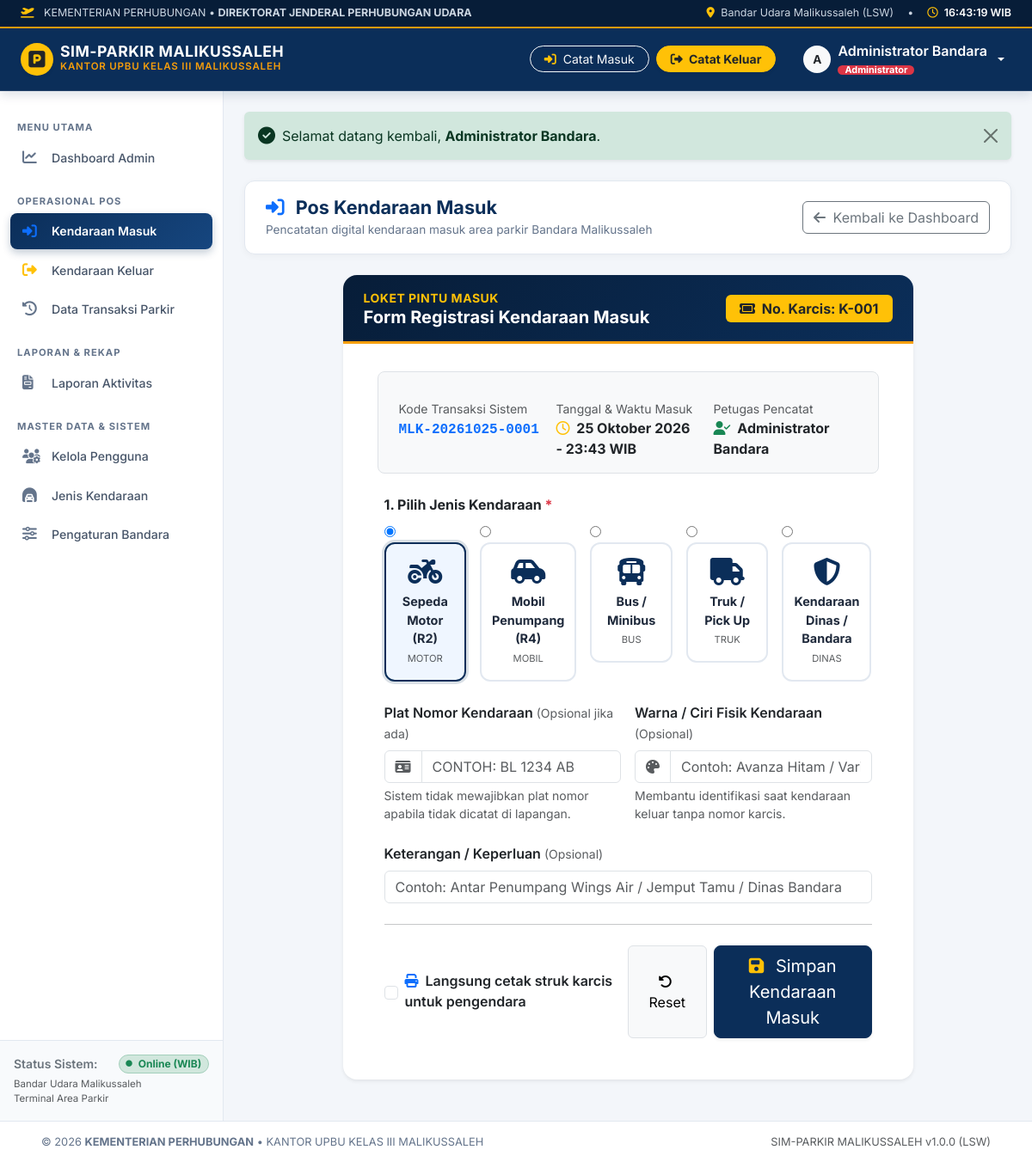
The app's page /petugas/masuk.php (signed in) with its own data.
### tables this page shows
CREATE TABLE `jenis_kendaraan` (
    `id` INT AUTO_INCREMENT PRIMARY KEY,
    `nama_jenis` VARCHAR(50) NOT NULL,
    `kode_kategori` VARCHAR(20) NOT NULL UNIQUE,
    `icon_class` VARCHAR(50) DEFAULT 'fa-solid fa-car',
    `warna_badge` VARCHAR(30) DEFAULT 'primary',
    `urutan` INT DEFAULT 1,
    `status` ENUM('aktif', 'nonaktif') NOT NULL DEFAULT 'aktif',
    `created_at` DATETIME DEFAULT CURRENT_TIMESTAMP
);

### petugas/masuk.php (the view, shortened to what this page needs)
<?php
$pdo = getDB();
$now_time = date('H:i');
$stmt_jenis = $pdo->query("SELECT * FROM jenis_kendaraan WHERE status = 'aktif' ORDER BY urutan ASC");
$jenis_list = $stmt_jenis->fetchAll();
$next_kode = generate_kode_transaksi($pdo);
$next_karcis = generate_nomor_karcis($pdo);
require_once __DIR__ . '/../includes/header.php';
?>
<div class="page-header-box">
    <div>
        <h1 class="page-header-title">
            <i class="fa-solid fa-right-to-bracket text-primary me-2"></i> Pos Kendaraan Masuk
        </h1>
        <div class="page-header-subtitle">
            Pencatatan digital kendaraan masuk area parkir Bandara Malikussaleh
        </div>
    </div>
    <a href="<?= BASE_URL ?>/petugas/dashboard.php" class="btn btn-outline-secondary">
        <i class="fa-solid fa-arrow-left me-1"></i> Kembali ke Dashboard
    </a>
</div>
<div class="row justify-content-center">
    <div class="col-lg-10 col-xl-9">
        <div class="card border-0 shadow-sm rounded-4 overflow-hidden mb-4">
            <div class="bg-primary text-white p-3 px-4 d-flex justify-content-between align-items-center" style="background: linear-gradient(135deg, #071d38 0%, #0b2e59 100%) !important; border-bottom: 3px solid #f59e0b;">
                <div>
                    <div class="small text-warning text-uppercase fw-bold" style="letter-spacing: 0.5px;">Loket Pintu Masuk</div>
                    <h5 class="mb-0 fw-bold">Form Registrasi Kendaraan Masuk</h5>
                </div>
                <div class="text-end">
                    <span class="badge bg-warning text-dark px-3 py-2 fs-6 fw-bold">
                        <i class="fa-solid fa-ticket me-1"></i> No. Karcis: <?= $next_karcis ?>
                    </span>
                </div>
            </div>
            <div class="card-body p-4 p-md-5">
                <form action="" method="POST" id="formMasuk">
                    <div class="row g-3 p-3 bg-light rounded-3 border mb-4">
                        <div class="col-md-4">
                            <label class="small text-muted d-block">Kode Transaksi Sistem</label>
                            <span class="fw-bold text-primary font-monospace"><?= $next_kode ?></span>
                        </div>
                        <div class="col-md-4">
                            <label class="small text-muted d-block">Tanggal & Waktu Masuk</label>
                            <span class="fw-bold text-dark"><i class="fa-regular fa-clock me-1 text-warning"></i> <?= format_tanggal_indo($today) ?> - <?= $now_time ?> WIB</span>
                        </div>
                        <div class="col-md-4">
                            <label class="small text-muted d-block">Petugas Pencatat</label>
                            <span class="fw-bold text-dark"><i class="fa-solid fa-user-check me-1 text-success"></i> <?= e($_SESSION['user_nama']) ?></span>
                        </div>
                    </div>
                    <div class="mb-4">
                        <label class="form-label fw-bold text-dark fs-6 mb-2">
                            1. Pilih Jenis Kendaraan <span class="text-danger">*</span>
                        </label>
                        <div class="row g-3">
                            <?php foreach ($jenis_list as $index => $j): ?>
                                <div class="col-6 col-md-4 col-lg">
                                    <label class="w-100 mb-0">
                                        <input type="radio" name="jenis_kendaraan_id" value="<?= $j['id'] ?>" class="vehicle-radio" <?= $index === 0 ? 'checked' : '' ?> required>
                                        <div class="btn-vehicle-select <?= $index === 0 ? 'selected' : '' ?>">
                                            <i class="<?= e($j['icon_class']) ?> v-icon"></i>
                                            <span class="v-name"><?= e($j['nama_jenis']) ?></span>
                                            <small class="text-muted mt-1" style="font-size: 0.7rem;"><?= e($j['kode_kategori']) ?></small>
                                        </div>
                                    </label>
                                </div>
                            <?php endforeach; ?>
                        </div>
                    </div>
                    <div class="row g-3 mb-4">
                        <div class="col-md-6">
                            <label for="plat_nomor" class="form-label fw-semibold text-dark">
                                Plat Nomor Kendaraan <span class="text-muted small fw-normal">(Opsional jika ada)</span>
                            </label>
                            <div class="input-group">
                                <span class="input-group-text bg-white"><i class="fa-solid fa-id-card text-muted"></i></span>
                                <input type="text" class="form-control text-uppercase" id="plat_nomor" name="plat_nomor" placeholder="Contoh: BL 1234 AB" autocomplete="off">
                            </div>
                            <div class="form-text small text-muted">Sistem tidak mewajibkan plat nomor apabila tidak dicatat di lapangan.</div>
                        </div>
                        <div class="col-md-6">
                            <label for="ciri_kendaraan" class="form-label fw-semibold text-dark">
                                Warna / Ciri Fisik Kendaraan <span class="text-muted small fw-normal">(Opsional)</span>
                            </label>
                            <div class="input-group">
                                <span class="input-group-text bg-white"><i class="fa-solid fa-palette text-muted"></i></span>
                                <input type="text" class="form-control" id="ciri_kendaraan" name="ciri_kendaraan" placeholder="Contoh: Avanza Hitam / Vario Putih" autocomplete="off">
                            </div>
                            <div class="form-text small text-muted">Membantu identifikasi saat kendaraan keluar tanpa nomor karcis.</div>
                        </div>
                    </div>
                    <div class="mb-4">
                        <label for="keterangan" class="form-label fw-semibold text-dark">
                            Keterangan / Keperluan <span class="text-muted small fw-normal">(Opsional)</span>
                        </label>
                        <input type="text" class="form-control" id="keterangan" name="keterangan" placeholder="Contoh: Antar Penumpang Wings Air / Jemput Tamu / Dinas Bandara" autocomplete="off">
                    </div>
                    <hr class="my-4">
                    <div class="d-flex flex-column flex-sm-row justify-content-between gap-3">
                        <div class="form-check d-flex align-items-center">
                            <input class="form-check-input me-2" type="checkbox" name="cetak_karcis" id="cetak_karcis" value="1">
                            <label class="form-check-label fw-semibold text-dark" for="cetak_karcis">
                                <i class="fa-solid fa-print me-1 text-primary"></i> Langsung cetak struk karcis untuk pengendara
                            </label>
                        </div>
                        <div class="d-flex gap-2">
                            <button type="reset" class="btn btn-light border px-4">
                                <i class="fa-solid fa-rotate-left me-1"></i> Reset
                            </button>
                            <button type="submit" name="simpan_masuk" value="1" class="btn btn-primary btn-lg px-4 shadow-sm" style="background: #0b2e59; border-color: #0b2e59;">
                                <i class="fa-solid fa-floppy-disk me-2 text-warning"></i> Simpan Kendaraan Masuk
                            </button>
                        </div>
                    </div>
                </form>
            </div>
        </div>
    </div>
</div>
<?php require_once __DIR__ . '/../includes/footer.php'; ?>

### assets/css/kemenhub-theme.css (style rules this page uses)
:root { --kemenhub-navy: #0b2e59; --kemenhub-navy-dark: #071d38; --kemenhub-navy-light: #16467f; --kemenhub-gold: #f59e0b; --kemenhub-gold-hover: #d97706; --kemenhub-gold-soft: #fef3c7; --kemenhub-sky: #0ea5e9; --kemenhub-bg: #f3f6fa; --kemenhub-card-bg: #ffffff; --kemenhub-border: #e2e8f0; --kemenhub-text: #1e293b; --kemenhub-text-muted: #64748b; --sidebar-width: 260px; }
body { font-family: 'Inter', system-ui, -apple-system, BlinkMacSystemFont, "Segoe UI", Roboto, sans-serif; background-color: var(--kemenhub-bg); color: var(--kemenhub-text); min-height: 100vh; display: flex; flex-direction: column; }
.page-header-box { background: #ffffff; border-radius: 12px; padding: 18px 24px; margin-bottom: 24px; box-shadow: 0 2px 8px rgba(0, 0, 0, 0.04); border: 1px solid var(--kemenhub-border); display: flex; justify-content: space-between; align-items: center; flex-wrap: wrap; gap: 12px; }
.page-header-title { font-size: 1.35rem; font-weight: 700; color: var(--kemenhub-navy); margin-bottom: 2px; }
.page-header-subtitle { font-size: 0.85rem; color: var(--kemenhub-text-muted); }
.btn-vehicle-select { padding: 16px 12px; border-radius: 12px; border: 2px solid var(--kemenhub-border); background: #ffffff; text-align: center; cursor: pointer; transition: all 0.2s ease; display: flex; flex-direction: column; align-items: center; justify-content: center; width: 100%; }
.btn-vehicle-select.selected, .vehicle-radio:checked + .btn-vehicle-select { border-color: var(--kemenhub-navy); background: #eff6ff; box-shadow: 0 0 0 3px rgba(11, 46, 89, 0.15); }
.btn-vehicle-select .v-icon { font-size: 2rem; color: var(--kemenhub-navy); margin-bottom: 8px; }
.btn-vehicle-select .v-name { font-weight: 700; font-size: 0.9rem; color: var(--kemenhub-text); }

### records on screen
jenis_kendaraan: nama_jenis "Sepeda Motor (R2)", kode_kategori "MOTOR"
jenis_kendaraan: nama_jenis "Mobil Penumpang (R4)", kode_kategori "MOBIL"
jenis_kendaraan: nama_jenis "Bus / Minibus", kode_kategori "BUS"
jenis_kendaraan: nama_jenis "Truk / Pick Up", kode_kategori "TRUK"
jenis_kendaraan: nama_jenis "Kendaraan Dinas / Bandara", kode_kategori "DINAS"

### other values on screen
INSTANSI_NAME "KEMENTERIAN PERHUBUNGAN"
INSTANSI_SUB "DIREKTORAT JENDERAL PERHUBUNGAN UDARA"
AIRPORT_NAME "Bandar Udara Malikussaleh"
AIRPORT_CODE "LSW"
APP_NAME "SIM-PARKIR MALIKUSSALEH"
UPBU_NAME "KANTOR UPBU KELAS III MALIKUSSALEH"
substr($user_nama, 0, 1) "A"
$user_nama "Administrator Bandara"
$role_label "Administrator"
$msg['text'] "Selamat datang kembali, Administrator Bandara ."
$next_karcis "K-001"
$next_kode "MLK-20261025-0001"
$_SESSION['user_nama'] "Administrator Bandara"
APP_VERSION "1.0.0"
